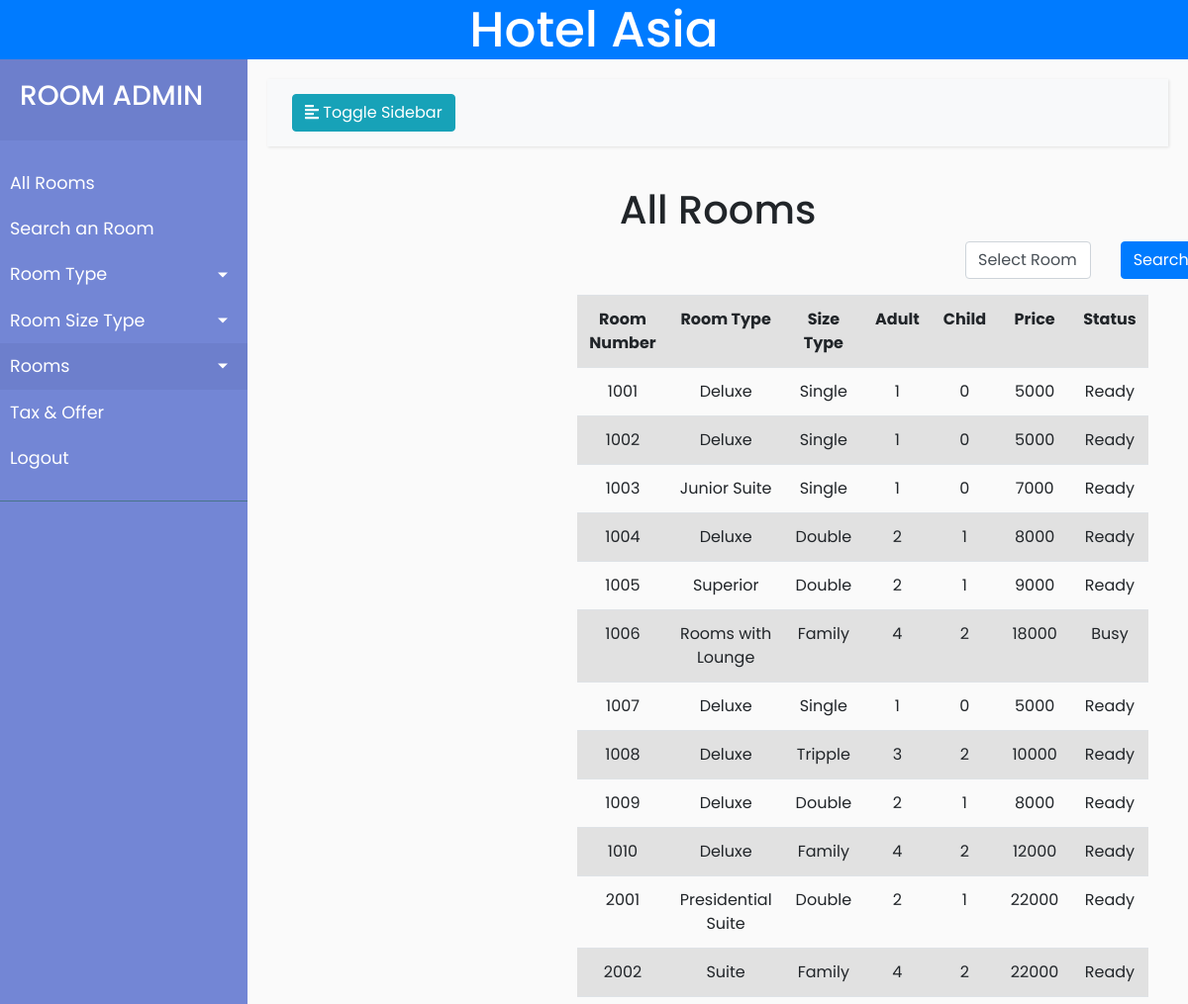
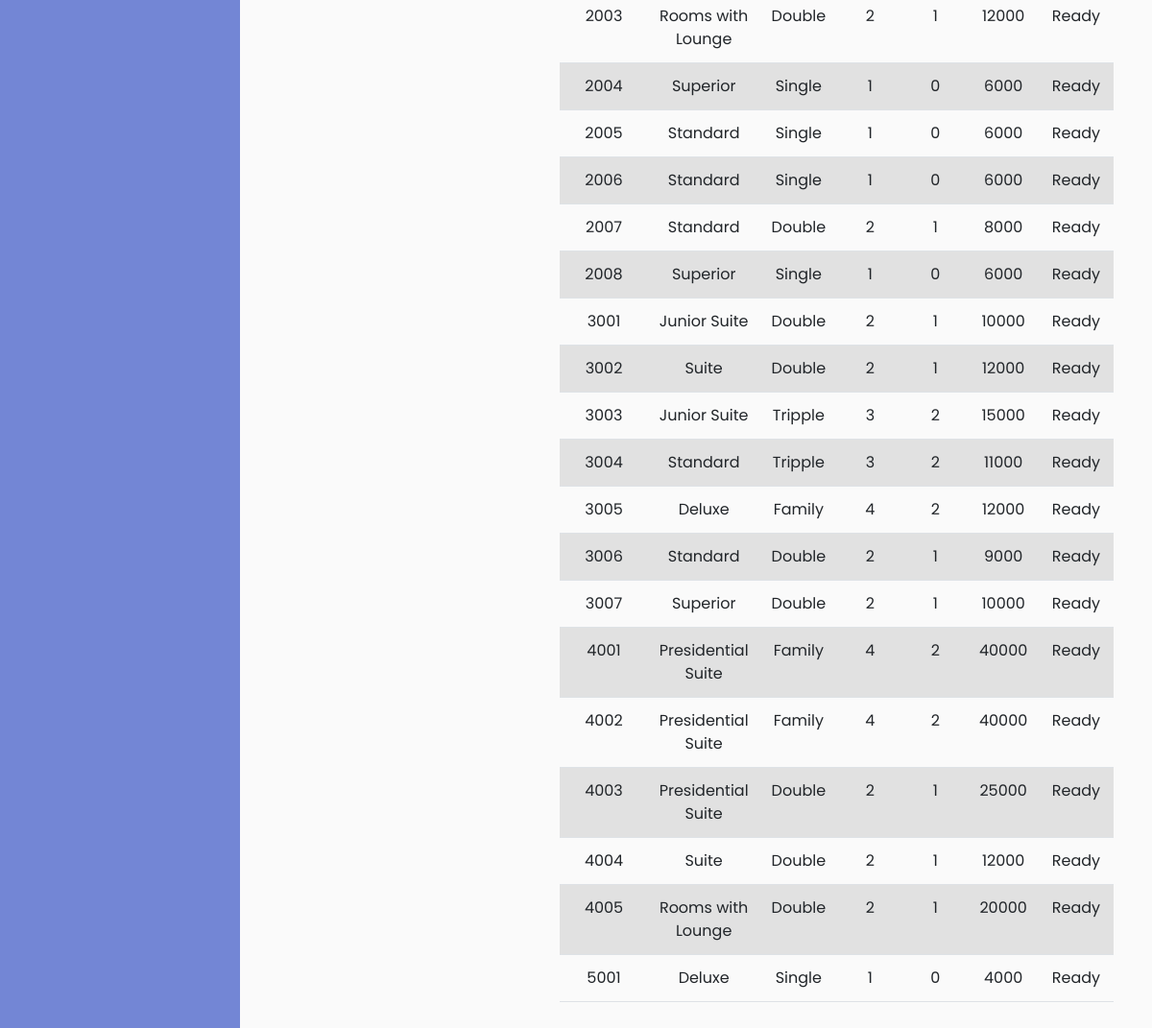
/admin/room/allroom.php (signed in), run on the app's committed database (2 pictures, top to bottom).
### tables this page shows
CREATE TABLE `rooms` (
  `id` int(11) NOT NULL,
  `room_type` varchar(50) NOT NULL,
  `size_type` varchar(100) NOT NULL,
  `flooor` int(11) NOT NULL,
  `floor_room_no` int(11) NOT NULL,
  `adult` int(11) NOT NULL,
  `child` int(11) NOT NULL,
  `price` double NOT NULL,
  `fprice` double NOT NULL,
  `photo` varchar(100) NOT NULL,
  `status` int(11) DEFAULT NULL,
  `photo2` varchar(100) DEFAULT NULL,
  `photo3` varchar(100) DEFAULT NULL,
  `photo4` varchar(100) DEFAULT NULL,
  `photo5` varchar(100) DEFAULT NULL
);

### admin/room/allRoom.php (the view, shortened to what this page needs)
<!doctype html>
<html>
<head>
  <link rel="stylesheet" href="css\bootstrap.css">
  <link rel="stylesheet" href="css\style.css">
  <link rel="stylesheet" href="css\roomtype.css">
</head>
<body>
  <?php
    include 'header.php';
    include 'sidebar.php';
    ?>
    <div class="container-flud">
      <div class="row">
        <h1>All Rooms</h1>
      </div>
      <form action="typeRooms.php" method="post">
        <div class="row">
          <div class="offset-9 col-2">
            <div class="form-group">
              <select name="roomType" class="form-control" required>
                <option value="" selected disabled>Select Room Type</option>
              </select>
            </div>
          </div>
          <div class="col-1">
            <div class="form-group">
            <input type="submit" name="submit" id="btn" class="btn btn-primary" value="Search">
          </div>
          </div>
          </div>
      </form>
      <div class="row">
        <div class="col-sm-4 offset-sm-4">
        <table class="table table-striped">
    <?php
    $conn = mysqli_connect("localhost","root","","hms") or die("Connection failed");
    $sql = "Select * from rooms";
    $result = mysqli_query($conn, $sql) or die("Query failed");
    ?>
    <tr>
      <th style="text-align: center;">Room Number</th>
      <th style="text-align: center;">Room Type</th>
      <th style="text-align: center;">Size Type</th>
      <th style="text-align: center;">Adult</th>
      <th style="text-align: center;">Child</th>
      <th style="text-align: center;">Price</th>
      <th style="text-align: center;">Status</th>
    </tr>
    <?php
    while($row = mysqli_fetch_assoc($result)){
     ?>
     <tr>
       <td style="text-align: center;"><?php echo $row['id'];?></td>
       <td style="text-align: center;"><?php echo ucfirst($row['room_type']);?></td>
       <td style="text-align: center;"><?php echo ucfirst($row['size_type']);?></td>
       <td style="text-align: center;"><?php echo $row['adult'];?></td>
       <td style="text-align: center;"><?php echo $row['child'];?></td>
       <td style="text-align: center;"><?php echo $row['price'];?></td>
       <td style="text-align: center;"><?php
       if ($row['status']){
         echo "Ready";
       }
       else {
         echo "Busy";
       }
       ?></td>
     </tr>
     <?php
       }
     ?>
   </table>
   </div>
    </div>
  </div>
</body>
</html>

### admin/room/css/style.css (style rules this page uses)
body { font-family: 'Poppins', sans-serif; background: #fafafa; }

### admin/room/css/roomtype.css (style rules this page uses)
h1 { text-align: center; }

### data on the page
rooms: id "1001", room_type "Deluxe", size_type "Single", adult "1", child "0", price "5000", status "Ready"
rooms: id "1002", room_type "Deluxe", size_type "Single", adult "1", child "0", price "5000", status "Ready"
rooms: id "1003", room_type "Junior Suite", size_type "Single", adult "1", child "0", price "7000", status "Ready"
rooms: id "1004", room_type "Deluxe", size_type "Double", adult "2", child "1", price "8000", status "Ready"
rooms: id "1005", room_type "Superior", size_type "Double", adult "2", child "1", price "9000", status "Ready"
rooms: id "1006", room_type "Rooms with Lounge", size_type "Family", adult "4", child "2", price "18000", status "Busy"
rooms: id "1007", room_type "Deluxe", size_type "Single", adult "1", child "0", price "5000", status "Ready"
rooms: id "1008", room_type "Deluxe", size_type "Tripple", adult "3", child "2", price "10000", status "Ready"
rooms: id "1009", room_type "Deluxe", size_type "Double", adult "2", child "1", price "8000", status "Ready"
rooms: id "1010", room_type "Deluxe", size_type "Family", adult "4", child "2", price "12000", status "Ready"
rooms: id "2001", room_type "Presidential Suite", size_type "Double", adult "2", child "1", price "22000", status "Ready"
rooms: id "2002", room_type "Suite", size_type "Family", adult "4", child "2", price "22000", status "Ready"
rooms: id "2003", room_type "Rooms with Lounge", size_type "Double", adult "2", child "1", price "12000", status "Ready"
rooms: id "2004", room_type "Superior", size_type "Single", adult "1", child "0", price "6000", status "Ready"
rooms: id "2005", room_type "Standard", size_type "Single", adult "1", child "0", price "6000", status "Ready"
rooms: id "2006", room_type "Standard", size_type "Single", adult "1", child "0", price "6000", status "Ready"
rooms: id "2007", room_type "Standard", size_type "Double", adult "2", child "1", price "8000", status "Ready"
rooms: id "2008", room_type "Superior", size_type "Single", adult "1", child "0", price "6000", status "Ready"
rooms: id "3001", room_type "Junior Suite", size_type "Double", adult "2", child "1", price "10000", status "Ready"
rooms: id "3002", room_type "Suite", size_type "Double", adult "2", child "1", price "12000", status "Ready"
rooms: id "3003", room_type "Junior Suite", size_type "Tripple", adult "3", child "2", price "15000", status "Ready"
rooms: id "3004", room_type "Standard", size_type "Tripple", adult "3", child "2", price "11000", status "Ready"
rooms: id "3005", room_type "Deluxe", size_type "Family", adult "4", child "2", price "12000", status "Ready"
rooms: id "3006", room_type "Standard", size_type "Double", adult "2", child "1", price "9000", status "Ready"
rooms: id "3007", room_type "Superior", size_type "Double", adult "2", child "1", price "10000", status "Ready"
rooms: id "4001", room_type "Presidential Suite", size_type "Family", adult "4", child "2", price "40000", status "Ready"
rooms: id "4002", room_type "Presidential Suite", size_type "Family", adult "4", child "2", price "40000", status "Ready"
rooms: id "4003", room_type "Presidential Suite", size_type "Double", adult "2", child "1", price "25000", status "Ready"
rooms: id "4004", room_type "Suite", size_type "Double", adult "2", child "1", price "12000", status "Ready"
rooms: id "4005", room_type "Rooms with Lounge", size_type "Double", adult "2", child "1", price "20000", status "Ready"
rooms: id "5001", room_type "Deluxe", size_type "Single", adult "1", child "0", price "4000", status "Ready"
